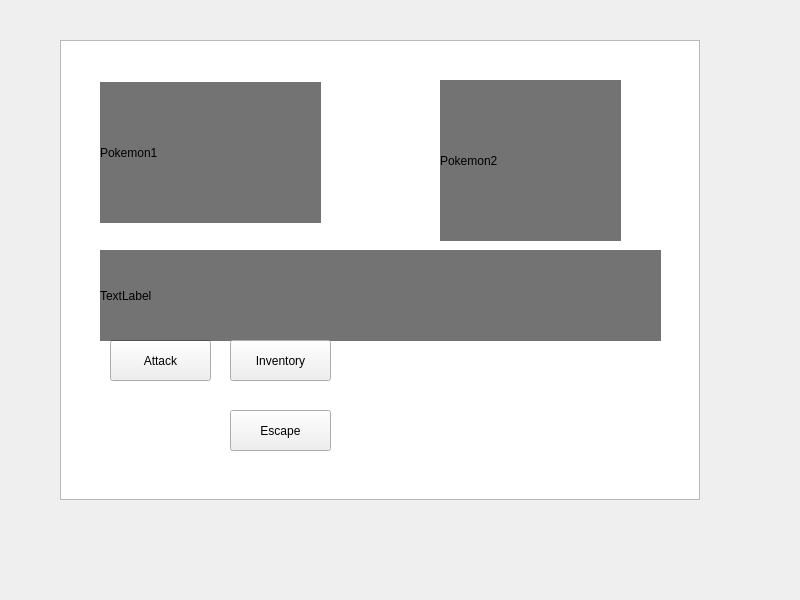
<?xml version="1.0" encoding="UTF-8"?>
<ui version="4.0">
 <class>MainWindow</class>
 <widget class="QMainWindow" name="MainWindow">
  <property name="geometry">
   <rect>
    <x>0</x>
    <y>0</y>
    <width>800</width>
    <height>600</height>
   </rect>
  </property>
  <property name="windowTitle">
   <string>MainWindow</string>
  </property>
  <widget class="QWidget" name="BattleWindow">
   <widget class="QPushButton" name="escapeButton">
    <property name="geometry">
     <rect>
      <x>230</x>
      <y>410</y>
      <width>101</width>
      <height>41</height>
     </rect>
    </property>
    <property name="text">
     <string>Escape</string>
    </property>
   </widget>
   <widget class="QLabel" name="opponentLabel">
    <property name="geometry">
     <rect>
      <x>440</x>
      <y>80</y>
      <width>181</width>
      <height>161</height>
     </rect>
    </property>
    <property name="styleSheet">
     <string notr="true">background-color: rgb(0, 0, 0, 140);
color: black;
font: 14pt &quot;MS UI Gothic&quot;;</string>
    </property>
    <property name="text">
     <string>Pokemon2</string>
    </property>
   </widget>
   <widget class="QLabel" name="statusLabel">
    <property name="geometry">
     <rect>
      <x>100</x>
      <y>250</y>
      <width>561</width>
      <height>91</height>
     </rect>
    </property>
    <property name="styleSheet">
     <string notr="true">background-color: rgb(0, 0, 0, 140);
color: black;
font: 14pt &quot;MS UI Gothic&quot;;</string>
    </property>
    <property name="text">
     <string>TextLabel</string>
    </property>
   </widget>
   <widget class="QGraphicsView" name="graphicsView">
    <property name="geometry">
     <rect>
      <x>60</x>
      <y>40</y>
      <width>640</width>
      <height>460</height>
     </rect>
    </property>
    <property name="styleSheet">
     <string notr="true">border-image: url(&quot;C:/Users/PaulNOWAK/Desktop/Algosup/Moonshot Project/Kritical-Hit/Prototypes/Simulation_Test1/Images/BattleBackground.jpeg&quot;) 100% stretch;
</string>
    </property>
   </widget>
   <widget class="QLabel" name="playerLabel">
    <property name="geometry">
     <rect>
      <x>100</x>
      <y>82</y>
      <width>221</width>
      <height>141</height>
     </rect>
    </property>
    <property name="styleSheet">
     <string notr="true">background-color: rgb(0, 0, 0, 140);
color: black;
font: 14pt &quot;MS UI Gothic&quot;;</string>
    </property>
    <property name="text">
     <string>Pokemon1</string>
    </property>
   </widget>
   <widget class="QPushButton" name="inventoryButton">
    <property name="geometry">
     <rect>
      <x>230</x>
      <y>340</y>
      <width>101</width>
      <height>41</height>
     </rect>
    </property>
    <property name="text">
     <string>Inventory</string>
    </property>
   </widget>
   <widget class="QPushButton" name="attackButton">
    <property name="geometry">
     <rect>
      <x>110</x>
      <y>340</y>
      <width>101</width>
      <height>41</height>
     </rect>
    </property>
    <property name="text">
     <string>Attack</string>
    </property>
   </widget>
   <zorder>graphicsView</zorder>
   <zorder>playerLabel</zorder>
   <zorder>attackButton</zorder>
   <zorder>opponentLabel</zorder>
   <zorder>statusLabel</zorder>
   <zorder>inventoryButton</zorder>
   <zorder>escapeButton</zorder>
  </widget>
 </widget>
 <resources/>
 <connections/>
</ui>
